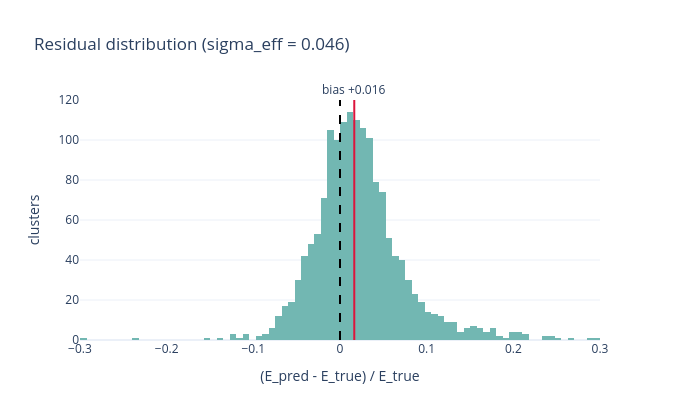

The notebook cell this image was saved under:
### Code cell
se = sig_eff(resid); med = float(np.median(resid))
fig = go.Figure(go.Histogram(x=resid, xbins=dict(start=-0.3, end=0.3, size=0.0075), marker_color="#72b7b2"))
fig.add_vline(x=med, line_color="crimson", annotation_text=f"bias {med:+.3f}", annotation_position="top")
fig.add_vline(x=0, line_dash="dash", line_color="black")
fig.update_layout(title=f"Residual distribution (sigma_eff = {se:.3f})",
                  xaxis_title="(E_pred - E_true) / E_true", yaxis_title="clusters",
                  template="plotly_white", height=420, width=680)
fig

### Figure 1 — Plotly figure (JSON) as saved in the notebook; plotly's stock layout.template omitted (floating-point values rounded to 4 significant figures; data arrays with more than 128 entries replaced by an {"elided": "..."} marker saying what was removed)
{"data": [{"marker": {"color": "#72b7b2"}, "type": "histogram", "x": {"elided": "1604 float values"}, "xbins": {"end": 0.3, "size": 0.0075, "start": -0.3}}], "layout": {"annotations": [{"showarrow": false, "text": "bias +0.016", "x": 0.01647, "xanchor": "center", "xref": "x", "y": 1, "yanchor": "bottom", "yref": "y domain"}], "height": 420, "shapes": [{"line": {"color": "crimson"}, "type": "line", "x0": 0.01647, "x1": 0.01647, "xref": "x", "y0": 0, "y1": 1, "yref": "y domain"}, {"line": {"color": "black", "dash": "dash"}, "type": "line", "x0": 0, "x1": 0, "xref": "x", "y0": 0, "y1": 1, "yref": "y domain"}], "title": {"text": "Residual distribution (sigma_eff = 0.046)"}, "width": 680, "xaxis": {"title": {"text": "(E_pred - E_true) / E_true"}}, "yaxis": {"title": {"text": "clusters"}}}}
